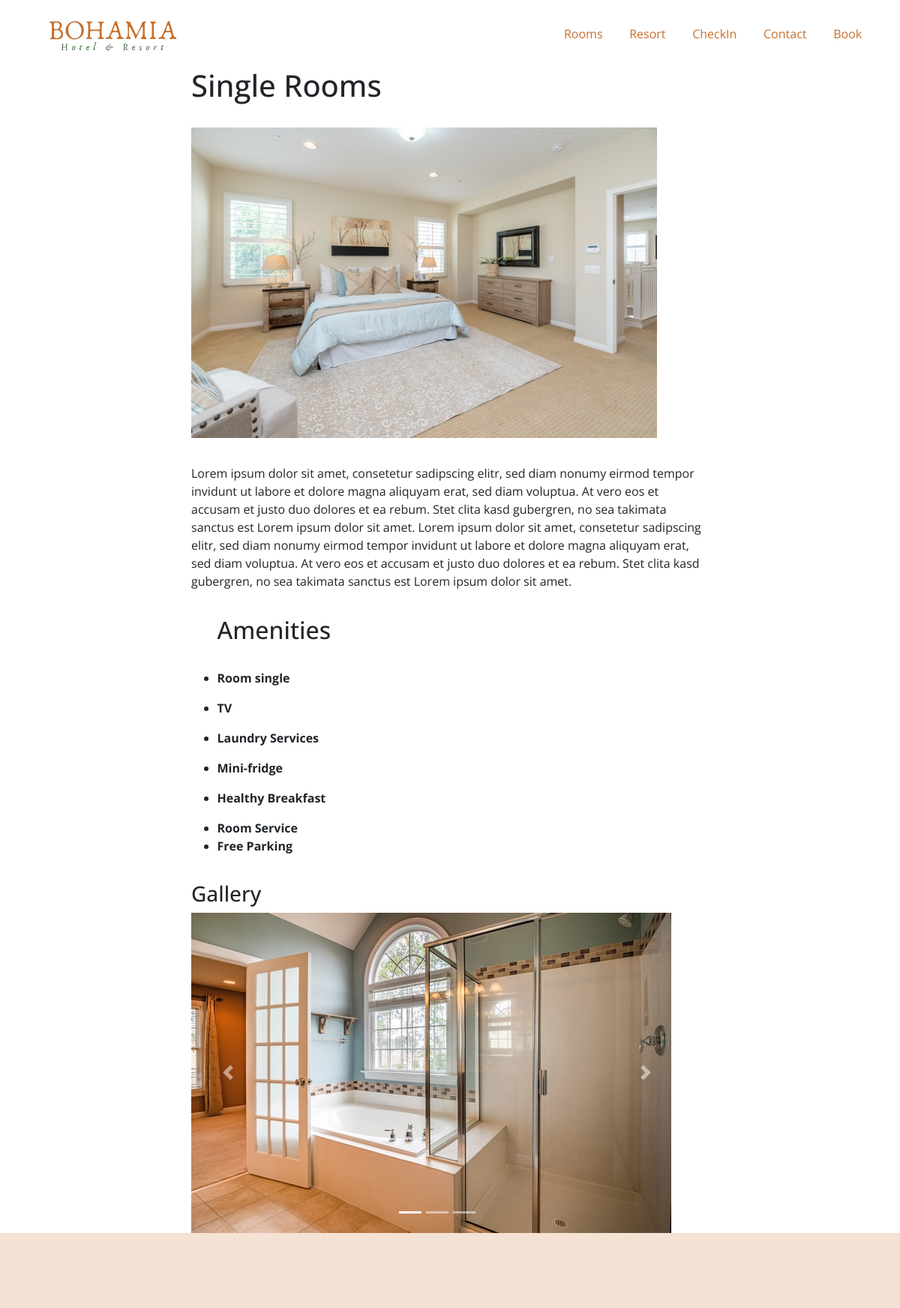
Page /hotel/room/single/ on the committed database.
### hotel/models.py (models this page shows, shortened)
class Roomtype(models.Model):
    room_type = models.CharField(max_length=9,
                  choices=room_choices,
                  default="single" )
    number=models.IntegerField()
    price_per_night=models.FloatField()
    description=RichTextField(blank=True,null=True)
    amenities=RichTextField(blank=True,null=True)
    image1=models.FileField(null=True)
    image2=models.FileField(null=True)
    image3=models.FileField(null=True)
    image4=models.FileField(null=True)

### hotel/views.py (the view)
# urls.py: path('room/<slug:type1>/', views.roomdetail, name='roomdetail'),
def roomdetail(request,type1):
    room=Roomtype.objects.all().filter(room_type__contains=type1)[0]
    print(14)
    print(room.room_type)
    return render(request,'hotel/roomdetail.html' ,{'room':room})

### hotel/templates/hotel/roomdetail.html (shortened to what this page needs)
{% extends 'base.html'%}
{% load static %}
{% block content %}
<div class="container">
  <h1> {{ room.room_type|title}} Rooms</h1>
<br>
  <div class="image-main">
    <img src="{{room.image1.url}}" alt="" width="100%">
  </div>
<div class="description">
    {{room.description|safe}}
</div>
  <div class="amenities">
        <h2 style="margin: auto; margin-bottom: 5%;"> Amenities </h2>
        {{room.amenities|safe}}
  </div>
  <h3 >Gallery</h3>
  <div class="gallery">
    <br>
    <br>
    <div style="width:100%;">
        <div id="carouselExampleIndicators" class="carousel slide" data-ride="carousel">
            <ol class="carousel-indicators">
              <li data-target="#carouselExampleIndicators" data-slide-to="0" class="active"></li>
              <li data-target="#carouselExampleIndicators" data-slide-to="1"></li>
              <li data-target="#carouselExampleIndicators" data-slide-to="2"></li>
            </ol>
            <div class="carousel-inner">
              <div class="carousel-item active">
                <img src="{{ room.image2.url}}" alt="">
              </div>
            </div>
            <a class="carousel-control-prev" href="#carouselExampleIndicators" role="button" data-slide="prev">
              <span class="carousel-control-prev-icon" aria-hidden="true"></span>
            </a>
            <a class="carousel-control-next" href="#carouselExampleIndicators" role="button" data-slide="next">
              <span class="carousel-control-next-icon" aria-hidden="true"></span>
            </a>
          </div>
      </div>
  </div>
</div>
{% endblock %}

### static/css/bohamiastyle.css (style rules this page uses)
* { padding:0px; margin: 0px; box-sizing: border-box; }
body { font-family: 'Open Sans', sans-serif; }
a { text-decoration: none; color:#c66f2c; }

### hotel/templates/hotel/roomdetail.html (style rules this page uses)
.container { width: 60%; margin:auto }
.gallery { display: flex; width:95%; justify-content: space-between; }
.image-main { margin-bottom:5%; width:90%; }
.description { margin-bottom: 5%; }
.amenities { margin-bottom: 5%; margin-left: 5%; }

### rows in the picture
Roomtype: room_type "Single", image1 (picture), description "Lorem ipsum dolor sit amet, consetetur sadipscing elitr, sed diam nonumy eirmod tempor invidunt ut labore et dolore magna aliquyam erat, sed diam voluptua. At vero eos et accusam et justo duo dolores et ea rebum. Stet clita kasd gubergren, no sea takimata sanctus est Lorem ipsum dolor sit amet. Lorem ipsum dolor sit amet, consetetur sadipscing elitr, sed diam nonumy eirmod tempor invidunt ut labore et dolore magna aliquyam erat, sed diam voluptua. At vero eos et accusam et justo duo dolores et ea rebum. Stet clita kasd gubergren, no sea takimata sanctus est Lorem ipsum dolor sit amet.", amenities "Room single TV Laundry Services Mini-fridge Healthy Breakfast Room Service Free Parking", image2 (picture)
